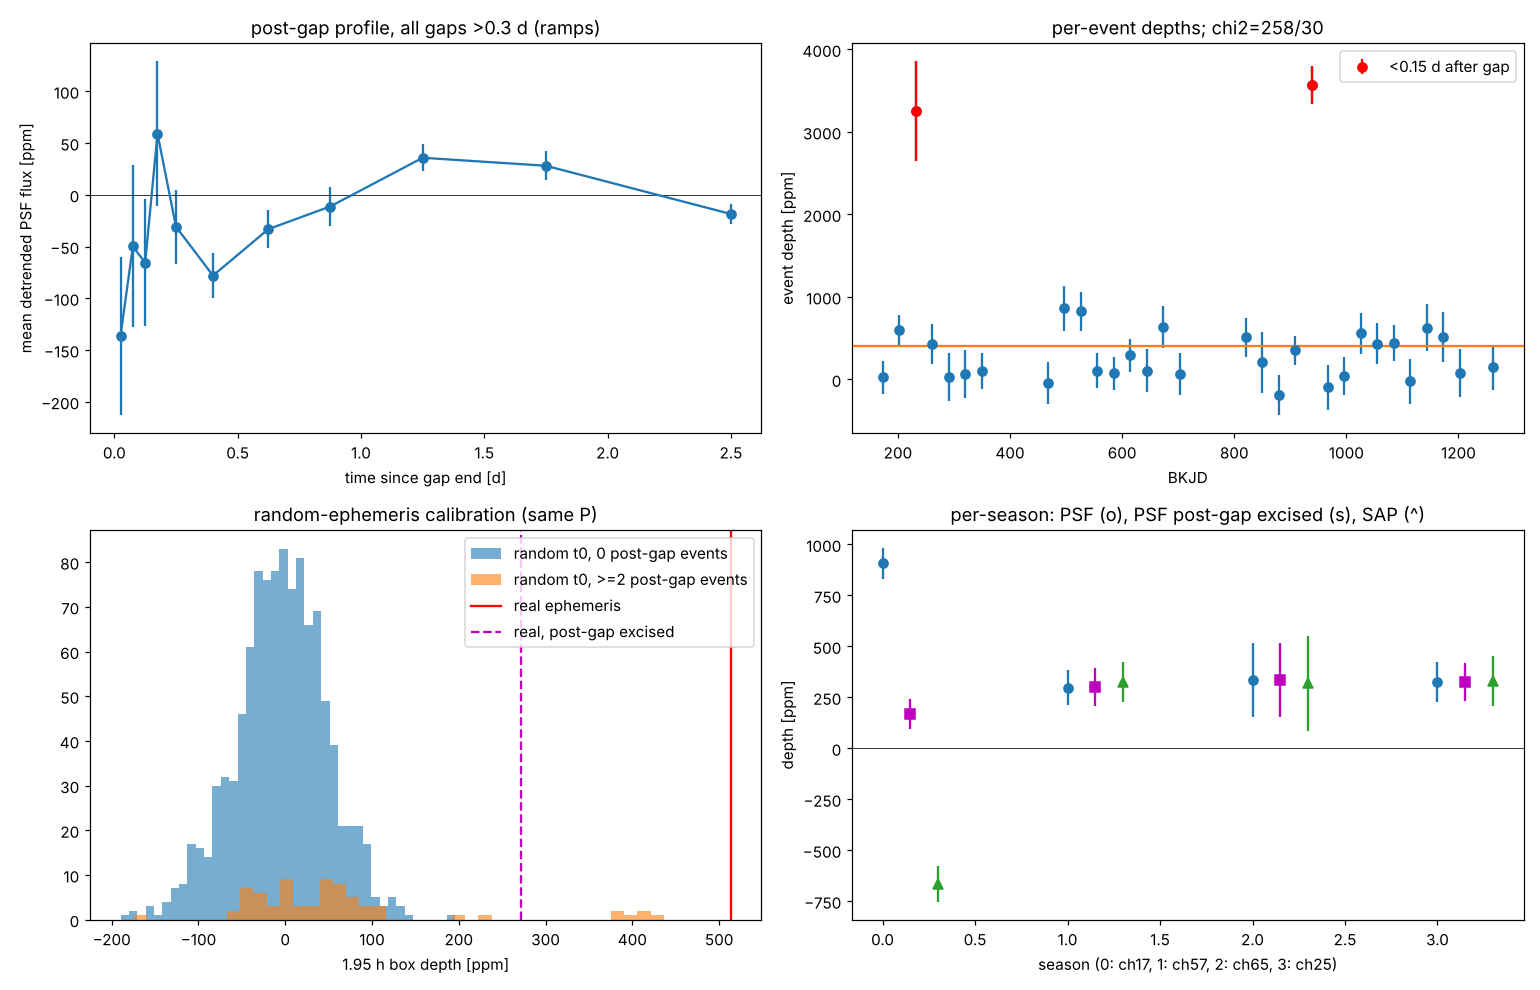

Source code (Python):
"""Red-team light-curve checks for kic-005866176 (own code; nothing imported from pipeline/).
Outputs lc_checks.json + lc_checks.png next to this file."""
import json, sys, numpy as np
from astropy.io import fits
from astropy.timeseries import BoxLeastSquares, LombScargle
import matplotlib; matplotlib.use('Agg'); import matplotlib.pyplot as plt
rng=np.random.default_rng(42)
OUT='/home/user/ZyushgPlanet/runs/poolA_main/adversarial/kic-005866176/redteam/'
LC='/home/user/ZyushgPlanet/data/kbonus_batch/hlsp_kbonus-bkg_kepler_kepler_kic-005866176_kepler_v1.0_lc.fits'
HOST='/tmp/claude-0/-home-user-ZyushgPlanet/0a31cad6-114a-5cca-8219-924182316e90/scratchpad/redteam_kic005866176/hostlc/hlsp_kbonus-bkg_kepler_kepler_kic-005866192_kepler_v1.0_lc.fits'
P=29.433016127730333; T0=172.57296158611774; DUR=1.95/24.
R={}
def load(path):
    f=fits.open(path); d=f[1].data
    cols=d.columns.names
    t=d['TIME']; fl=d['FLUX']; sap=d['SAP_FLUX']; q=d['SAP_QUALITY']; qu=d['QUARTER']
    m=np.isfinite(t)&np.isfinite(fl)&(q==0)
    return t[m],fl[m],sap[m],qu[m],cols,f
t,fl,sap,qu,cols,f=load(LC); R['columns']=list(cols); R['n_good']=int(len(t))
print('columns',cols)
# per-quarter raw medians (un-rescaled) + channel
raw={}
for hdu in f:
    if hdu.name.startswith('LIGHTCURVE_Q'):
        qn=int(hdu.name[12:]); dd=hdu.data; h=hdu.header
        mm=np.isfinite(dd['FLUX'])&(dd['SAP_QUALITY']==0) if 'SAP_QUALITY' in dd.columns.names else np.isfinite(dd['FLUX'])
        raw[qn]={'channel':h['CHANNEL'],'season':h['SEASON'],'psffrac':h['PSFFRAC'],'crowdsap':h['CROWDSAP'],'flfrcsap':h['FLFRCSAP'],'npixsap':h['NPIXSAP'],
                 'median_psf_raw':float(np.nanmedian(dd['FLUX'][mm])),'median_sap_raw':float(np.nanmedian(dd['SAP_FLUX'][mm])) if 'SAP_FLUX' in dd.columns.names else None,
                 'cols':dd.columns.names}
R['per_quarter_raw']=raw
# ---- normalise per quarter, masked running median detrend (1 d), gap-split
def phase(tt,P=P,T0=T0): return ((tt-T0)/P+0.5)%1-0.5
def detrend(t,y,win=1.0,mask_dur=1.5*DUR,P=P,T0=T0):
    y=y.copy()
    for qq in np.unique(qu):
        s=qu==qq; y[s]=y[s]/np.nanmedian(y[s])
    intr=np.abs(phase(t,P,T0)*P)<mask_dur
    # gap-split
    edges=np.where(np.diff(t)>0.5)[0]; segs=np.split(np.arange(len(t)),edges+1)
    trend=np.ones_like(y)
    for sg in segs:
        ts=t[sg]; ys=y[sg]; ms=intr[sg]
        for i,idx in enumerate(sg):
            w=(np.abs(ts-ts[i])<win/2)&(~ms)
            if w.sum()<5: w=np.abs(ts-ts[i])<win/2
            trend[idx]=np.nanmedian(ys[w])
    r=y/trend-1
    # clip upward outliers 4 sigma, downward 12 sigma
    s=1.4826*np.nanmedian(np.abs(r-np.nanmedian(r)))
    keep=(r<4*s)&(r>-12*s)
    return r,keep,s
r,keep,sig=detrend(t,fl); rs,keeps,sigs=detrend(t,sap)
R['robust_scatter_ppm']=float(sig*1e6); R['robust_scatter_sap_ppm']=float(sigs*1e6)
tk,rk=t[keep],r[keep]; rsk=rs[keep]; quk=qu[keep]
# ---- gaps
dt=np.diff(tk); gi=np.where(dt>0.3)[0]
gaps=[(float(tk[i]),float(tk[i+1])) for i in gi]
qstart=[float(tk[0])]+[float(tk[i+1]) for i in gi]
R['gaps']=gaps; R['n_gaps_gt0p3d']=len(gaps)
def time_since_gap(tt):
    # positive = time since the last gap END (post-gap), for each cadence; also time to next gap start
    starts=np.array([g[1] for g in gaps]+[tk[0]]); ends=np.array([g[0] for g in gaps]+[tk[-1]])
    since=np.array([ (x-starts[starts<=x]).min() if (starts<=x).any() else 99 for x in tt])
    until=np.array([ (ends[ends>=x]-x).min() if (ends>=x).any() else 99 for x in tt])
    return since,until
since,until=time_since_gap(tk)
# ---- mechanism test: mean detrended flux as a function of time since gap (all gaps, all data)
bins=[0,0.05,0.1,0.15,0.2,0.3,0.5,0.75,1.0,1.5,2.0,3.0]
prof=[]
for a,b in zip(bins[:-1],bins[1:]):
    w=(since>=a)&(since<b)
    prof.append({'t_since_gap_d':[a,b],'n':int(w.sum()),'mean_ppm':float(rk[w].mean()*1e6),'sem_ppm':float(rk[w].std()/np.sqrt(w.sum())*1e6),
                 'median_ppm':float(np.median(rk[w])*1e6),'sap_mean_ppm':float(rsk[w].mean()*1e6)})
R['post_gap_profile']=prof
# Also pre-gap profile
prof2=[]
for a,b in zip(bins[:-1],bins[1:]):
    w=(until>=a)&(until<b)
    prof2.append({'t_until_gap_d':[a,b],'n':int(w.sum()),'mean_ppm':float(rk[w].mean()*1e6),'sem_ppm':float(rk[w].std()/np.sqrt(w.sum())*1e6)})
R['pre_gap_profile']=prof2
# per-gap post-gap mean (first 0.15 d) to see which gaps ramp
pg=[]
for g in gaps:
    w=(tk>g[1])&(tk<g[1]+0.15)
    if w.sum()>0: pg.append({'gap_end':g[1],'gap_len_d':g[1]-g[0],'n':int(w.sum()),'mean_ppm_first0p15d':float(rk[w].mean()*1e6)})
R['per_gap_first0p15d']=pg
# ---- per-event depths (local)
def event_table(tt,rr,P=P,T0=T0,dur=DUR):
    n0=int(np.floor((tt.min()-T0)/P))-1; n1=int(np.ceil((tt.max()-T0)/P))+1
    ev=[]
    for n in range(n0,n1+1):
        tc=T0+n*P
        win=(np.abs(tt-tc)<1.0)
        if win.sum()<10: continue
        inn=np.abs(tt-tc)<dur/2; out=win&(np.abs(tt-tc)>1.5*dur)
        if inn.sum()<2 or out.sum()<8: continue
        d=rr[out].mean()-rr[inn].mean()
        e=rr[out].std()*np.sqrt(1/inn.sum()+1/out.sum())
        s,u=time_since_gap(np.array([tc]))
        ev.append({'n':n,'tc':float(tc),'depth_ppm':float(d*1e6),'err_ppm':float(e*1e6),'n_in':int(inn.sum()),'n_out':int(out.sum()),
                   'since_gap_d':float(s[0]),'until_gap_d':float(u[0]),'quarter':int(quk[np.argmin(np.abs(tt-tc))]) })
    return ev
ev=event_table(tk,rk); R['events']=ev
d=np.array([e['depth_ppm'] for e in ev]); e_=np.array([e['err_ppm'] for e in ev]); sg=np.array([e['since_gap_d'] for e in ev])
w=1/e_**2; dw=(d*w).sum()/w.sum(); chi2=(((d-dw)/e_)**2).sum()
R['events_summary']={'n':len(ev),'weighted_mean_ppm':float(dw),'chi2_const':float(chi2),'dof':len(ev)-1,'unweighted_mean_ppm':float(d.mean()),'median_ppm':float(np.median(d))}
near=sg<0.15
R['events_postgap_split']={'n_postgap(<0.15d)':int(near.sum()),'postgap_wmean_ppm':float((d[near]*w[near]).sum()/w[near].sum()) if near.any() else None,
   'others_wmean_ppm':float((d[~near]*w[~near]).sum()/w[~near].sum()),'others_chi2':float((((d[~near]-(d[~near]*w[~near]).sum()/w[~near].sum())/e_[~near])**2).sum()),'others_dof':int((~near).sum()-1),
   'others_unweighted_mean_ppm':float(d[~near].mean()),'others_sem_ppm':float(d[~near].std()/np.sqrt((~near).sum()))}
# ---- box depth with random-phase errors, with/without post-gap excision
def boxdepth(tt,rr,P,T0,dur,ntrial=400):
    ph=phase(tt,P,T0)*P
    inn=np.abs(ph)<dur/2
    dep=-(rr[inn].mean())  # rr is detrended to ~0 outside; use out mean too
    out=np.abs(ph)>1.5*dur
    dep=rr[out].mean()-rr[inn].mean()
    tr=[]
    for k in range(ntrial):
        t0r=T0+rng.uniform(0.05,0.95)*P
        phr=phase(tt,P,t0r)*P; i2=np.abs(phr)<dur/2
        if i2.sum()>5: tr.append(rr[out].mean()-rr[i2].mean())
    tr=np.array(tr)
    return float(dep*1e6),float(tr.std()*1e6),int(inn.sum()),tr
dep,err,nin,trials=boxdepth(tk,rk,P,T0,DUR)
R['box_depth_all']={'depth_ppm':dep,'err_random_phase_ppm':err,'n_in':nin,'snr':dep/err,'random_trials_max_ppm':float(trials.max()*1e6),'frac_random_trials_ge_depth':float((trials*1e6>=dep).mean())}
ex=since>0.3   # excise first 0.3 d after every gap (and quarter starts)
dep2,err2,nin2,trials2=boxdepth(tk[ex],rk[ex],P,T0,DUR)
R['box_depth_postgap_excised_0p3d']={'depth_ppm':dep2,'err_random_phase_ppm':err2,'n_in':nin2,'snr':dep2/err2,'n_removed':int((~ex).sum()),'frac_random_trials_ge_depth':float((trials2*1e6>=dep2).mean())}
ex2=(since>0.3)&(until>0.3)
dep3,err3,nin3,trials3=boxdepth(tk[ex2],rk[ex2],P,T0,DUR)
R['box_depth_gap_excised_0p3d_both_sides']={'depth_ppm':dep3,'err_random_phase_ppm':err3,'n_in':nin3,'snr':dep3/err3,'n_removed':int((~ex2).sum())}
depS,errS,ninS,_=boxdepth(tk,rsk,P,T0,DUR); depS2,errS2,ninS2,_=boxdepth(tk[ex],rsk[ex],P,T0,DUR)
R['sap_box_depth']={'all':{'depth_ppm':depS,'err_ppm':errS,'snr':depS/errS},'postgap_excised':{'depth_ppm':depS2,'err_ppm':errS2,'snr':depS2/errS2}}
# ---- random-ephemeris calibration: how often does a random t0 at this P produce >= 2 events within 0.15 d after a gap, and what depth does it get
cal=[]
for k in range(1500):
    t0r=T0+rng.uniform(0,1)*P
    tcs=t0r+P*np.arange(-2,60); tcs=tcs[(tcs>tk.min())&(tcs<tk.max())]
    s_,u_=time_since_gap(tcs)
    # only events with data
    hasdata=np.array([ (np.abs(tk-tc)<DUR/2).sum()>=2 for tc in tcs])
    npost=int(((s_<0.15)&hasdata).sum())
    phr=phase(tk,P,t0r)*P; i2=np.abs(phr)<DUR/2; o2=np.abs(phr)>1.5*DUR
    dd=(rk[o2].mean()-rk[i2].mean())*1e6
    cal.append((npost,dd))
cal=np.array(cal)
R['random_ephemeris_calibration']={'n_trials':1500,'frac_with_ge1_postgap_event':float((cal[:,0]>=1).mean()),'frac_with_ge2_postgap_event':float((cal[:,0]>=2).mean()),
    'mean_depth_npost0_ppm':float(cal[cal[:,0]==0,1].mean()),'sd_depth_npost0_ppm':float(cal[cal[:,0]==0,1].std()),
    'mean_depth_npost1_ppm':float(cal[cal[:,0]==1,1].mean()) if (cal[:,0]==1).any() else None,
    'mean_depth_npost2plus_ppm':float(cal[cal[:,0]>=2,1].mean()) if (cal[:,0]>=2).any() else None,
    'sd_depth_npost2plus_ppm':float(cal[cal[:,0]>=2,1].std()) if (cal[:,0]>=2).any() else None,
    'n_npost2plus':int((cal[:,0]>=2).sum()),
    'real_ephemeris_npost':int((sg<0.15).sum()),'real_depth_ppm':dep,
    'frac_trials_depth_ge_real':float((cal[:,1]>=dep).mean())}
# ---- per season / channel depths, PSF and SAP, absolute e/s
seasons={}
for qq in np.unique(quk):
    sq=quk==qq
    dq,eq,nq,_=boxdepth(tk[sq],rk[sq],P,T0,DUR,ntrial=200); dqs,eqs,nqs,_=boxdepth(tk[sq],rsk[sq],P,T0,DUR,ntrial=200)
    sq2=sq&ex
    dq2,eq2,nq2,_=boxdepth(tk[sq2],rk[sq2],P,T0,DUR,ntrial=200)
    seasons[int(qq)]={'season':raw[int(qq)]['season'],'channel':raw[int(qq)]['channel'],'psf_depth_ppm':dq,'psf_err_ppm':eq,'n_in':nq,'sap_depth_ppm':dqs,'sap_err_ppm':eqs,
        'psf_depth_postgap_excised_ppm':dq2,'psf_err_postgap_excised_ppm':eq2,'n_in_excised':nq2,
        'psf_raw_median_e_s':raw[int(qq)]['median_psf_raw'],'abs_dip_e_s':dq*1e-6*raw[int(qq)]['median_psf_raw'],'abs_dip_err_e_s':eq*1e-6*raw[int(qq)]['median_psf_raw']}
R['per_quarter']=seasons
bys={}
for s in [0,1,2,3]:
    qs=[q for q in seasons if seasons[q]['season']==s]
    if not qs: continue
    sq=np.isin(quk,qs)
    dq,eq,nq,_=boxdepth(tk[sq],rk[sq],P,T0,DUR,ntrial=300); dqs,eqs,nqs,_=boxdepth(tk[sq],rsk[sq],P,T0,DUR,ntrial=300)
    sq2=sq&ex; dq2,eq2,nq2,_=boxdepth(tk[sq2],rk[sq2],P,T0,DUR,ntrial=300)
    bys[s]={'quarters':qs,'channel':seasons[qs[0]]['channel'],'psf_depth_ppm':dq,'psf_err_ppm':eq,'n_in':nq,'sap_depth_ppm':dqs,'sap_err_ppm':eqs,
            'psf_depth_postgap_excised_ppm':dq2,'psf_err_postgap_excised_ppm':eq2,'n_in_excised':nq2}
R['per_season']=bys
# ---- odd/even, secondary scan (post-gap excised and all)
def oddeven(tt,rr):
    ph=phase(tt,P,T0)*P; n=np.round((tt-T0)/P).astype(int)
    inn=np.abs(ph)<DUR/2; out=np.abs(ph)>1.5*DUR; base=rr[out].mean()
    o=inn&(n%2==1); e=inn&(n%2==0)
    do=(base-rr[o].mean())*1e6; de=(base-rr[e].mean())*1e6
    so=rr[out].std()/np.sqrt(o.sum())*1e6; se=rr[out].std()/np.sqrt(e.sum())*1e6
    return {'odd_ppm':float(do),'even_ppm':float(de),'sigma':float(abs(do-de)/np.hypot(so,se)),'n_odd':int(o.sum()),'n_even':int(e.sum())}
R['odd_even_all']=oddeven(tk,rk); R['odd_even_excised']=oddeven(tk[ex],rk[ex])
# phase scan
scan=[]
for phc in np.linspace(-0.5,0.5,201)[:-1]:
    ph=phase(tk[ex],P,T0); i2=np.abs(((ph-phc+0.5)%1)-0.5)*P<DUR/2
    scan.append((phc,(rk[ex][~i2].mean()-rk[ex][i2].mean())*1e6))
scan=np.array(scan); sec=scan[np.argmin(np.abs(scan[:,0]-0.5))] if False else scan[np.argmin(np.abs(np.abs(scan[:,0])-0.5))]
R['phase_scan_excised']={'secondary_ppm_at_0p5':float(sec[1]),'scan_sd_ppm_excluding_primary':float(scan[np.abs(scan[:,0])>0.05,1].std()),'deepest_other_phase':float(scan[np.abs(scan[:,0])>0.05][np.argmax(scan[np.abs(scan[:,0])>0.05,1]),0]),'deepest_other_ppm':float(scan[np.abs(scan[:,0])>0.05,1].max()),'primary_ppm':float(scan[np.argmin(np.abs(scan[:,0])),1])}
# ---- Lomb-Scargle both polarities on per-quarter-normalised flux (no detrend)
y=fl.copy()
for qq in np.unique(qu): y[qu==qq]/=np.nanmedian(y[qu==qq])
y=y[keep]
fr=np.linspace(1/100,1/0.2,200000)
ls=LombScargle(tk,y-1); pw=ls.power(fr)
pk=np.argmax(pw); 
R['lomb_scargle']={'best_period_d':float(1/fr[pk]),'best_power':float(pw[pk]),'amp_ppm':float(np.sqrt(pw[pk])*np.std(y-1)*1e6*np.sqrt(2)),
   'power_near_P':float(pw[np.abs(1/fr-P)<0.3].max()),'power_near_P_half':float(pw[np.abs(1/fr-P/2)<0.15].max()),'power_near_2P':float(pw[np.abs(1/fr-2*P)<0.6].max()),
   'top5_periods':[float(1/fr[i]) for i in np.argsort(pw)[-5:][::-1]]}
# ---- BLS 20-40 d, real and inverted, with post-gap excision
def bls(tt,rr,pmin=20,pmax=40):
    m=BoxLeastSquares(tt,rr+1)
    per=np.exp(np.linspace(np.log(pmin),np.log(pmax),20000))
    res=m.power(per,[1.5/24,2/24,2.5/24,3/24,4/24],objective='snr')
    pwr=res.power; sde=(pwr-np.median(pwr))/(1.4826*np.median(np.abs(pwr-np.median(pwr))))
    i=np.argmax(pwr); j=np.argmin(np.abs(per-P))
    jwin=np.abs(per/P-1)<0.003
    return {'top_period':float(per[i]),'top_sde':float(sde[i]),'top_depth_ppm':float(res.depth[i]*1e6),'top_dur_h':float(res.duration[i]*24),'sde_at_P':float(sde[jwin].max()),'depth_at_P_ppm':float(res.depth[jwin][np.argmax(sde[jwin])]*1e6)}
R['bls_20_40_all_real']=bls(tk,rk); R['bls_20_40_all_inverted']=bls(tk,-rk)
R['bls_20_40_excised_real']=bls(tk[ex],rk[ex]); R['bls_20_40_excised_inverted']=bls(tk[ex],-rk[ex])
# ---- host light curve at the ephemeris
th,flh,saph,quh,colsh,fh=load(HOST)
def detr_simple(t,y,qu_):
    y=y.copy()
    for qq in np.unique(qu_): s=qu_==qq; y[s]/=np.nanmedian(y[s])
    intr=np.abs(phase(t)*P)<1.5*DUR
    edges=np.where(np.diff(t)>0.5)[0]; segs=np.split(np.arange(len(t)),edges+1); trend=np.ones_like(y)
    for sg_ in segs:
        ts=t[sg_]; ys=y[sg_]; ms=intr[sg_]
        for i,idx in enumerate(sg_):
            w=(np.abs(ts-ts[i])<0.5)&(~ms)
            if w.sum()<5: w=np.abs(ts-ts[i])<0.5
            trend[idx]=np.nanmedian(ys[w])
    r=y/trend-1; s=1.4826*np.nanmedian(np.abs(r-np.nanmedian(r))); k=(r<4*s)&(r>-12*s)
    return r,k
rh,kh=detr_simple(th,flh,quh); rhs,khs=detr_simple(th,saph,quh)
dh,eh,nh,_=boxdepth(th[kh],rh[kh],P,T0,DUR); dhs,ehs,nhs,_=boxdepth(th[khs],rhs[khs],P,T0,DUR)
hostraw=float(np.nanmedian(fh['LIGHTCURVE_STITCHED'].data['FLUX']))
R['host_kic5866192']={'kepmag':fh[0].header.get('KEPMAG'),'gmag':fh[0].header.get('GMAG'),'psf_depth_ppm':dh,'psf_err_ppm':eh,'n_in':nh,'sap_depth_ppm':dhs,'sap_err_ppm':ehs,'median_psf_flux_e_s':hostraw,
   'abs_dip_2sigma_upper_e_s':(dh+2*eh)*1e-6*hostraw,'target_median_psf_flux_e_s':float(np.nanmedian(f['LIGHTCURVE_STITCHED'].data['FLUX'])),'target_abs_dip_e_s':dep*1e-6*float(np.nanmedian(f['LIGHTCURVE_STITCHED'].data['FLUX']))}
# ---- quality flags in transit
qall=f[1].data['SAP_QUALITY']; tall=f[1].data['TIME']; fin=np.isfinite(tall)&np.isfinite(f[1].data['FLUX'])
inn_all=np.abs(phase(tall[fin])*P)<DUR/2
R['quality']={'frac_flagged_all':float((qall[fin]!=0).mean()),'frac_flagged_in_transit':float((qall[fin][inn_all]!=0).mean()),'n_in_transit_total':int(inn_all.sum())}
# ---- duration / density
Rs=0.9458; Ms=1.05
a_over_R=(( (6.674e-11*Ms*1.989e30*(P*86400)**2)/(4*np.pi**2) )**(1/3))/(Rs*6.957e8)
T0c=P*24/np.pi/a_over_R  # central full duration hours (small planet)
b_for=lambda T: np.sqrt(max(0,1-(T/T0c)**2))
R['duration_density']={'a_over_Rstar':float(a_over_R),'T_central_h':float(T0c),'b_for_1p95h':float(b_for(1.95)),'b_for_3h':float(b_for(3.0)),'rp_earth_481ppm':float(np.sqrt(481e-6)*Rs*109.1),'rp_earth_270ppm':float(np.sqrt(270e-6)*Rs*109.1)}
json.dump(R,open(OUT+'lc_checks.json','w'),indent=1,default=float)
# ---- plots
fig,ax=plt.subplots(2,2,figsize=(14,9))
a=ax[0,0]; x=[np.mean(p['t_since_gap_d']) for p in prof]; a.errorbar(x,[p['mean_ppm'] for p in prof],[p['sem_ppm'] for p in prof],fmt='o-'); a.axhline(0,c='k',lw=.5); a.set_xlabel('time since gap end [d]'); a.set_ylabel('mean detrended PSF flux [ppm]'); a.set_title('post-gap profile, all gaps >0.3 d (ramps)')
a=ax[0,1]; a.errorbar([e['tc'] for e in ev],d,e_,fmt='o',c='C0'); near_i=[i for i,e in enumerate(ev) if e['since_gap_d']<0.15]; a.errorbar([ev[i]['tc'] for i in near_i],d[near_i],e_[near_i],fmt='o',c='r',label='<0.15 d after gap'); a.axhline(dw,c='C1'); a.legend(); a.set_xlabel('BKJD'); a.set_ylabel('event depth [ppm]'); a.set_title(f'per-event depths; chi2={chi2:.0f}/{len(ev)-1}')
a=ax[1,0]; a.hist(cal[cal[:,0]==0,1],bins=40,alpha=.6,label='random t0, 0 post-gap events'); a.hist(cal[cal[:,0]>=2,1],bins=40,alpha=.6,label='random t0, >=2 post-gap events'); a.axvline(dep,c='r',label='real ephemeris'); a.axvline(dep2,c='m',ls='--',label='real, post-gap excised'); a.legend(); a.set_xlabel('1.95 h box depth [ppm]'); a.set_title('random-ephemeris calibration (same P)')
a=ax[1,1]
for s,v in bys.items(): a.errorbar(s,v['psf_depth_ppm'],v['psf_err_ppm'],fmt='o',c='C0'); a.errorbar(s+0.15,v['psf_depth_postgap_excised_ppm'],v['psf_err_postgap_excised_ppm'],fmt='s',c='m'); a.errorbar(s+0.3,v['sap_depth_ppm'],v['sap_err_ppm'],fmt='^',c='C2')
a.set_xlabel('season (0: ch17, 1: ch57, 2: ch65, 3: ch25)'); a.set_ylabel('depth [ppm]'); a.set_title('per-season: PSF (o), PSF post-gap excised (s), SAP (^)'); a.axhline(0,c='k',lw=.5)
plt.tight_layout(); plt.savefig(OUT+'lc_checks.png',dpi=110)
print(json.dumps({k:R[k] for k in ['events_summary','events_postgap_split','box_depth_all','box_depth_postgap_excised_0p3d','box_depth_gap_excised_0p3d_both_sides','sap_box_depth','random_ephemeris_calibration','per_season','odd_even_all','odd_even_excised','phase_scan_excised','lomb_scargle','bls_20_40_all_real','bls_20_40_all_inverted','bls_20_40_excised_real','bls_20_40_excised_inverted','host_kic5866192','quality','duration_density','post_gap_profile','per_gap_first0p15d']},indent=1,default=float))
